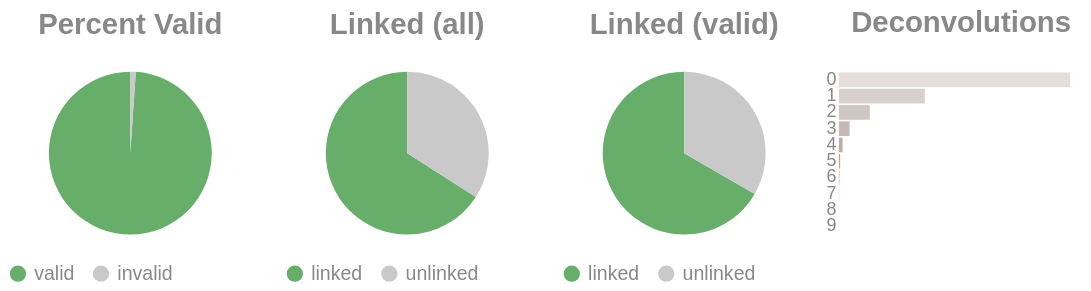

This figure's notebook cell:
### Code cell
if SKIPLR:
    pass
else:
    clash = Counter()
    for i in valids['molecule'].to_list():
        _mol = i.split("-")
        if len(_mol) == 1:
            clash.update('0')
        else:
            clash.update(_mol[-1])

    _d = {"deconvolutions": [], 'count': []}
    for k,v in clash.items():
        _d['deconvolutions'].append(k)
        _d['count'].append(v)

    tot_valid = valids['reads'].sum()
    mask = valids['reads'] >= 2
    n_linked_reads = valids.filter(mask)['reads'].sum()
    if n_linked_reads == 0:
        print_html("No linked molecules (>=2 reads) were detected; skipping linked-only distributions.")
        SKIPLR = True
    else:
        perc_valid = round(tot_valid / n_reads, 4)
        linked_perc_abs = round(n_linked_reads / n_reads, 4)
        linked_perc = round(n_linked_reads / tot_valid, 4)

    _valid = pl.DataFrame({"valids": ['valid', 'invalid'], "count": [tot_valid, n_reads - tot_valid]})
    _linked_abs = pl.DataFrame({"linked (absolute)": ['linked', 'unlinked'], "count": [n_linked_reads, n_reads - n_linked_reads]})
    _linked_rel = pl.DataFrame({"linked (valids)": ['linked', 'unlinked'], "count": [n_linked_reads, tot_valid - n_linked_reads]})

    (
        alt.hconcat(
            piechart(_valid, goodval = 'valid', title = "Percent Valid"),
            piechart(_linked_abs, goodval = "linked", title =  "Linked (all)"),
            piechart(_linked_rel, goodval = "linked", title =  "Linked (valid)"),
            convolutionbar(pl.DataFrame(_d), title = "Deconvolutions"),
            center = True,
            bounds = 'flush'
        )
        .resolve_scale(color='independent')
        .resolve_legend('independent')
        .properties(usermeta={'embedOptions': {"actions": False}})
    ).display()

### Figure 1 — Vega-Lite specification as saved in the notebook (floating-point values rounded to 4 significant figures)
{"width": "container", "height": 400, "config": {"title": {"anchor": "start", "dy": -15, "fontSize": 18, "color": "#888888", "subtitleColor": "#888888", "subtitleFontSize": 14}, "arc": {"fill": "#0072B2"}, "axis": {"domainColor": "#888888", "domainWidth": 0.5, "gridWidth": 0.2, "grid": false, "titleFontWeight": 400, "titleFontSize": 15, "labelFontSize": 11, "labelColor": "#888888", "tickColor": "#888888", "tickWidth": 0.2, "titleColor": "#888888"}, "axisBand": {"grid": false}, "axisX": {"grid": true, "tickSize": 10, "domainCap": "round"}, "axisY": {"domain": false, "grid": true, "tickSize": 0, "domainCap": "round"}, "background": "transparent", "header": {"labelFontSize": 15, "labelColor": "#888888", "titleFontSize": 15, "titleFontWeight": 600, "titleColor": "#888888"}, "legend": {"labelFont": "sans-serif", "labelFontSize": 12, "labelColor": "#888888", "symbolSize": 100, "symbolType": "circle", "titleFontSize": 12, "titlePadding": 10, "titleColor": "#888888", "title": null}, "range": {"category": ["#E69F00", "#56B4E9", "#009E73", "#F0E442", "#0072B2", "#D55E00", "#CC79A7", "#000000"], "diverging": ["#cfe8f3", "#a2d4ec", "#73bfe2", "#46abdb", "#1696d2", "#12719e"]}, "area": {"fill": "#0072B2", "fillOpacity": 0.7, "line": true, "strokeOpacity": 0.7}, "line": {"color": "#0072B2", "stroke": "#0072B2", "strokeWidth": 2}, "trail": {"color": "#0072B2", "stroke": "#0072B2", "strokeWidth": 0, "size": 1}, "point": {"filled": true, "fillOpacity": 1.0, "size": 95}, "text": {"color": "#888888", "fontSize": 11, "align": "right", "fontWeight": 400, "size": 11}, "bar": {"fill": "#0072B2", "stroke": null}, "view": {"stroke": null, "continuousWidth": 660, "continuousHeight": 400}}, "hconcat": [{"data": {"name": "data-b9444ccb7dcf670d23dfdbacb556a518"}, "mark": {"type": "arc"}, "encoding": {"color": {"field": "valids", "legend": {"orient": "bottom", "title": null}, "scale": {"domain": ["valid", "invalid"], "range": ["#68ae6b", "#C9C9C9"]}, "title": "Valids", "type": "nominal"}, "theta": {"field": "count", "type": "quantitative"}, "tooltip": [{"field": "valids", "title": "Valids", "type": "ordinal"}, {"field": "percent", "format": ".2%", "title": "Percent", "type": "quantitative"}, {"field": "count", "title": "Count", "type": "quantitative"}]}, "height": 100, "title": {"text": "Percent Valid", "align": "center", "anchor": "middle"}, "transform": [{"calculate": "datum.count / 3677465", "as": "percent"}], "width": 150}, {"data": {"name": "data-cf84f08e7a7803a7a5f7b9552c2f0f78"}, "mark": {"type": "arc"}, "encoding": {"color": {"field": "linked (absolute)", "legend": {"orient": "bottom", "title": null}, "scale": {"domain": ["linked", "unlinked"], "range": ["#68ae6b", "#C9C9C9"]}, "title": "Linked (Absolute)", "type": "nominal"}, "theta": {"field": "count", "type": "quantitative"}, "tooltip": [{"field": "linked (absolute)", "title": "Linked (Absolute)", "type": "ordinal"}, {"field": "percent", "format": ".2%", "title": "Percent", "type": "quantitative"}, {"field": "count", "title": "Count", "type": "quantitative"}]}, "height": 100, "title": {"text": "Linked (all)", "align": "center", "anchor": "middle"}, "transform": [{"calculate": "datum.count / 3677465", "as": "percent"}], "width": 150}, {"data": {"name": "data-cd98d73a54b500d7a36f11b5d7662cfd"}, "mark": {"type": "arc"}, "encoding": {"color": {"field": "linked (valids)", "legend": {"orient": "bottom", "title": null}, "scale": {"domain": ["linked", "unlinked"], "range": ["#68ae6b", "#C9C9C9"]}, "title": "Linked (Valids)", "type": "nominal"}, "theta": {"field": "count", "type": "quantitative"}, "tooltip": [{"field": "linked (valids)", "title": "Linked (Valids)", "type": "ordinal"}, {"field": "percent", "format": ".2%", "title": "Percent", "type": "quantitative"}, {"field": "count", "title": "Count", "type": "quantitative"}]}, "height": 100, "title": {"text": "Linked (valid)", "align": "center", "anchor": "middle"}, "transform": [{"calculate": "datum.count / 3638040", "as": "percent"}], "width": 150}, {"data": {"name": "data-cf257c2645d00ed50244089ed9a3c6c2"}, "mark": {"type": "bar"}, "encoding": {"color": {"field": "deconvolutions", "legend": null, "scale": {"scheme": "lightgreyred"}, "type": "nominal"}, "tooltip": [{"field": "deconvolutions", "title": "Deconvolutions", "type": "ordinal"}, {"field": "percent", "format": ".2%", "title": "Percent", "type": "quantitative"}, {"field": "count", "title": "Count", "type": "quantitative"}], "x": {"axis": null, "field": "count", "type": "quantitative"}, "y": {"field": "deconvolutions", "sort": "ascending", "title": null, "type": "nominal"}}, "height": 100, "title": {"text": "Deconvolutions", "align": "center", "anchor": "middle"}, "transform": [{"calculate": "datum.count / 1937318", "as": "percent"}], "width": 150}], "bounds": "flush", "center": true, "resolve": {"legend": {"angle": "independent"}, "scale": {"color": "independent"}}, "usermeta": {"embedOptions": {"actions": false}}, "$schema": "https://vega.github.io/schema/vega-lite/v6.4.1.json", "datasets": {"data-b9444ccb7dcf670d23dfdbacb556a518": [{"valids": "valid", "count": 3638040}, {"valids": "invalid", "count": 39425}], "data-cf84f08e7a7803a7a5f7b9552c2f0f78": [{"linked (absolute)": "linked", "count": 2425129}, {"linked (absolute)": "unlinked", "count": 1252336}], "data-cd98d73a54b500d7a36f11b5d7662cfd": [{"linked (valids)": "linked", "count": 2425129}, {"linked (valids)": "unlinked", "count": 1212911}], "data-cf257c2645d00ed50244089ed9a3c6c2": [{"deconvolutions": "0", "count": 1230322}, {"deconvolutions": "1", "count": 456983}, {"deconvolutions": "2", "count": 164042}, {"deconvolutions": "3", "count": 56918}, {"deconvolutions": "4", "count": 19278}, {"deconvolutions": "5", "count": 6443}, {"deconvolutions": "6", "count": 2191}, {"deconvolutions": "7", "count": 777}, {"deconvolutions": "8", "count": 270}, {"deconvolutions": "9", "count": 94}]}}
